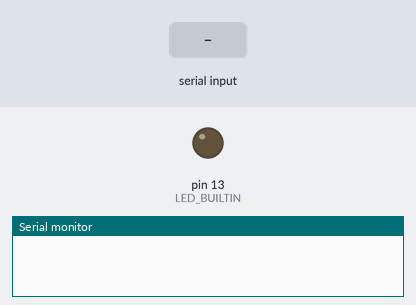
This sketch was run on a simulated Arduino Uno, built with avr-gcc and run on an emulated ATmega328P. On the bench: output pins drawn as LEDs (lit = HIGH), the last lines printed to the serial monitor. Inputs (shaded band) come from the test bench.

Above: at 1.2 s.
1.3 s: "1" received over Serial
At 2.4 s:
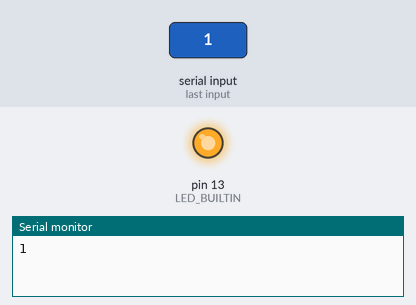
2.8 s: "0" received over Serial
At 3.5 s:
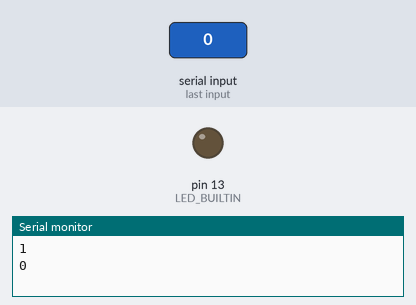
Timing chart, 0 to 5.8 s (numbered marks = the images above; inputs shaded):
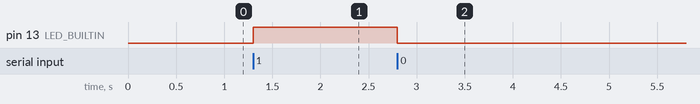

The sketch:

sketch-led.ino
```cpp
// Turns ON/OFF the built-in LED when character '1' or '0' is received on the serial port.
// Sends back the received character to confirm.

char state = '0';

void setup() {
  Serial.begin(9600);
  pinMode(LED_BUILTIN, OUTPUT);
  digitalWrite(LED_BUILTIN, LOW);
}

void loop() { }

void serialEvent() {
  switch (Serial.read()) {
    case '1':
      digitalWrite(LED_BUILTIN, HIGH);
      state = '1';
      break;
    case '0':
      digitalWrite(LED_BUILTIN, LOW);
      state = '0';
      break;
  };
  Serial.println(state);
}
```

Measured:
- after the input at 1.3 s, pin 13 (LED_BUILTIN): LOW → HIGH at once
- after the input at 2.8 s, pin 13 (LED_BUILTIN): HIGH → LOW at once
